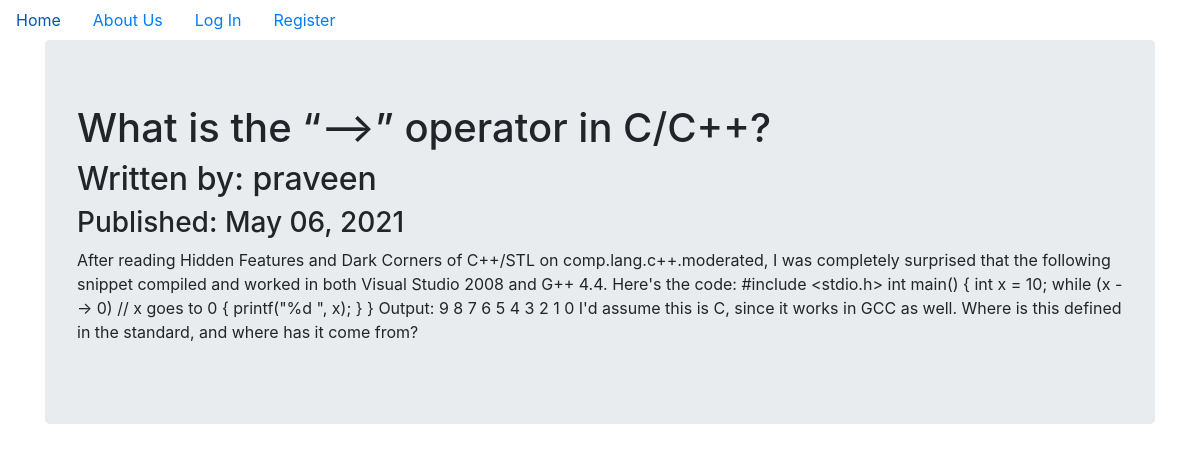
/7, run on the app's committed database.
### techblog/models.py (models this page shows, shortened)
class BlogPost(db.Model):
    users = db.relationship(User)
    id = db.Column(db.Integer, primary_key=True)
    user_id = db.Column(db.Integer, db.ForeignKey('users.id'), nullable=False)
    date = db.Column(db.DateTime, nullable=False, default=datetime.utcnow)
    title = db.Column(db.String(140), nullable=False)
    text = db.Column(db.Text, nullable=False)

class User(db.Model, UserMixin):
    __tablename__ = 'users'
    id = db.Column(db.Integer, primary_key = True)
    profile_image = db.Column(db.String(20), nullable=False, default='default_profile.png')
    email = db.Column(db.String(64), unique=True, index=True)
    username = db.Column(db.String(64), unique=True, index=True)
    password_hash = db.Column(db.String(128))
    posts = db.relationship('BlogPost', backref='author', lazy=True)

### techblog/users/views.py (the view)
@users.route("/<username>")
def user_posts(username):
    page = request.args.get('page', 1, type=int)
    user = User.query.filter_by(username=username).first_or_404()
    blog_posts = BlogPost.query.filter_by(author=user).order_by(BlogPost.date.desc()).paginate(page=page, per_page=5)
    return render_template('user_blog_posts.html', blog_posts=blog_posts, user=user)

### techblog/blog_posts/views.py (called while the page is built)
@blog_posts.route('/<int:blog_post_id>')
def blog_post(blog_post_id):
    blog_post = BlogPost.query.get_or_404(blog_post_id)
    return render_template('blog_post.html',title=blog_post.title,
                            date=blog_post.date,post=blog_post
    )

### techblog/templates/blog_post.html (shortened to what this page needs)
{% extends "base.html" %}
{% block content %}
<div class="jumbotron">
  <h1>{{ post.title }}</h1>
  <h2>Written by: {{post.author.username}}</h2>
  <h3>Published: {{ post.date.strftime('%B %d, %Y') }}</h3>
  <p>{{post.text}}</p>
</div>
{% endblock content %}

### data on the page
BlogPost: title "What is the “-->” operator in C/C++?", date "May 06, 2021", text "After reading Hidden Features and Dark Corners of C++/STL on comp.lang.c++.moderated, I was completely surprised that the following snippet compiled and worked in both Visual Studio 2008 and G++ 4.4. Here's the code: #include <stdio.h> int main() { int x = 10; while (x --> 0) // x goes to 0 { printf(\"%d \", x); } } Output: 9 8 7 6 5 4 3 2 1 0 I'd assume this is C, since it works in GCC as well. Where is this defined in the standard, and where has it come from?"
User: author.username "praveen"
